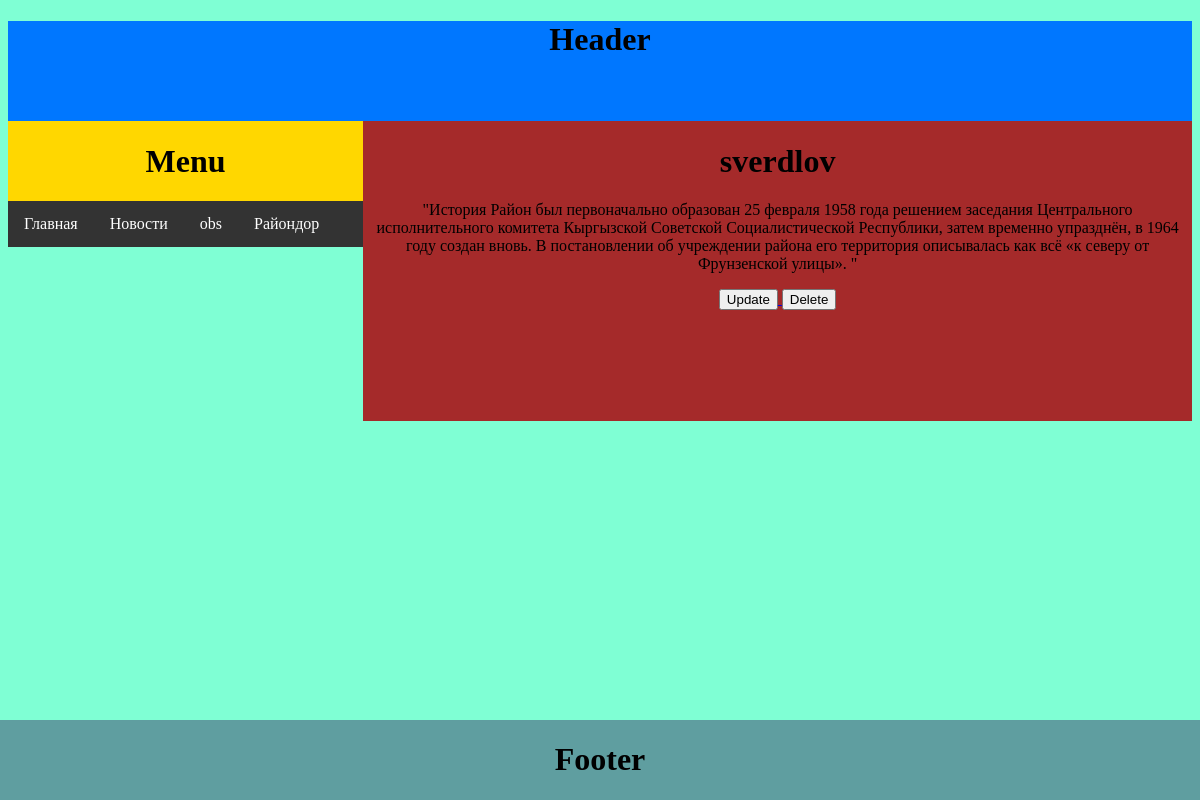
/main/sverdlov/1/, run on the app's committed database.
### main/models.py (models this page shows, shortened)
class Regions(models.Model):
    name = models.CharField(max_length=60)
    info = models.TextField()

### main/views.py (the view)
# urls.py: path('sverdlov/<int:pk>/',  sverdlovView, name='sverdlov'),
def sverdlovView(request, pk):
    regions = Regions.objects.all()
    region = Regions.objects.get(id=pk)
    areas = Areas.objects.all()
    context = {
        'name': region.name,
        'regions': regions,
        'areas': areas,
        'region': region,
    }
    return render(request, 'main/sverdlov.html', context)

### templates/main/sverdlov.html (shortened to what this page needs)
<!DOCTYPE html>
<html lang="en">
<head>
</head>
<body>
</body>
</html>
{% extends "base.html" %}
{% block Content %}
    <h1>{{region.name}}</h1>
    <p>{{region.info}}</p>
<a href="{% url 'main:update_region' region.id %}">
    <button>Update</button>
</a>
<a href="{% url 'main:delete_region' region.id %}">
    <button>Delete</button>
</a>
{% endblock %}
 {% block Menu %}
    <h1>Menu</h1>
    <div class="navbar">
        <a href="#">Главная</a>
        <a href="#">Новости</a>
        <div class="dropdown">
            <button class="dropbtn"> obs
            </button>
        </div>
        <div class="dropdown">
            <button class="dropbtn"> Райондор
            </button>
        </div>
    </div>
     {% endblock %}

### static/main/css/style.css (style rules this page uses)
body { background-color: aquamarine; }
h1 { text-align: center; }
.navbar { overflow: hidden; background-color: #333; }
.navbar a { float: left; font-size: 16px; color: white; text-align: center; padding: 14px 16px; text-decoration: none; }
.dropdown { float: left; overflow: hidden; }
.dropdown .dropbtn { font-size: 16px; border: none; outline: none; color: white; padding: 14px 16px; background-color: inherit; font-family: inherit; margin: 0; }

### data on the page
Regions: name "sverdlov", info "\"История Район был первоначально образован 25 февраля 1958 года решением заседания Центрального исполнительного комитета Кыргызской Советской Социалистической Республики, затем временно упразднён, в 1964 году создан вновь. В постановлении об учреждении района его территория описывалась как всё «к северу от Фрунзенской улицы». \""
